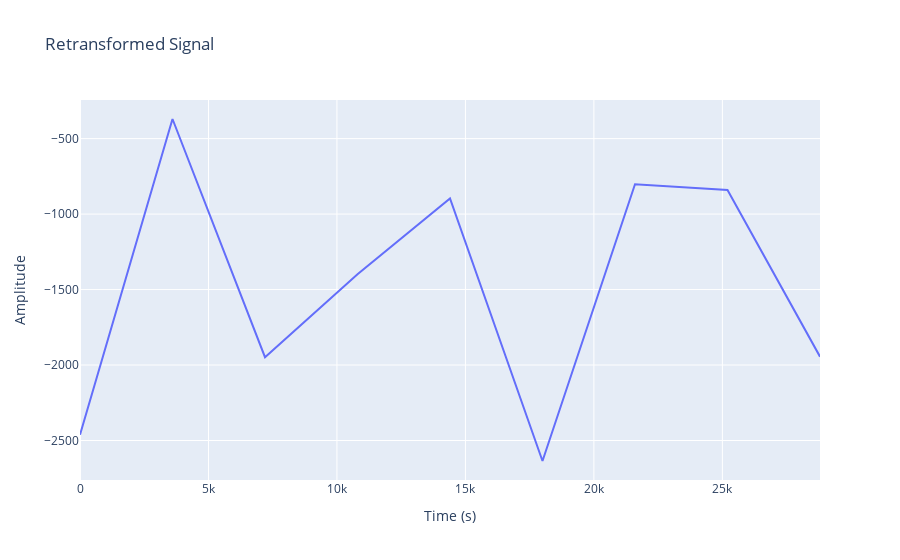

Here is the notebook cell this chart was saved with:
### Code cell
from scipy.fft import ifft

# Selected frequencies
selected_frequencies = [1 / 24, 1 / 720, 1 / 2160, 1 / 2, 1 / (7 * 24), 2 / (7 * 24), 1 / 12, 1 / (24 * (365 / 2)), 1 / (24 * 30)]
selected_frequencies = [freq / 3600 for freq in selected_frequencies]  # Convert to Hz

# Find the indices corresponding to the selected frequencies
selected_indices = [np.abs(xf - freq).argmin() for freq in selected_frequencies]

# Retrieve the selected peaks from the FFT result
selected_peaks = yf[selected_indices]

# Perform the inverse FFT (iFFT) to retransform to the time domain
retransformed_signal = ifft(selected_peaks)

x = np.linspace(0.0, N * T, N, endpoint=False)

# Create the Plotly line plot for the retransformed signal
fig = go.Figure(data=go.Scatter(x=x, y=np.real(retransformed_signal), mode='lines'))

# Customize the plot layout
fig.update_layout(
    title="Retransformed Signal",
    xaxis_title="Time (s)",
    yaxis_title="Amplitude",
    showlegend=False
)

# Display the plot
fig.show()

### Figure 1 — Plotly figure (JSON) as saved in the notebook; plotly's stock layout.template omitted (floating-point values rounded to 4 significant figures; data arrays with more than 128 entries replaced by an {"elided": "..."} marker saying what was removed)
{"data": [{"mode": "lines", "type": "scatter", "x": {"elided": "8759 int values"}, "y": [-2462.0, -370.1, -1948.0, -1399.0, -896.1, -2636.0, -802.7, -840.5, -1945.0]}], "layout": {"showlegend": false, "title": {"text": "Retransformed Signal"}, "xaxis": {"title": {"text": "Time (s)"}}, "yaxis": {"title": {"text": "Amplitude"}}}}
